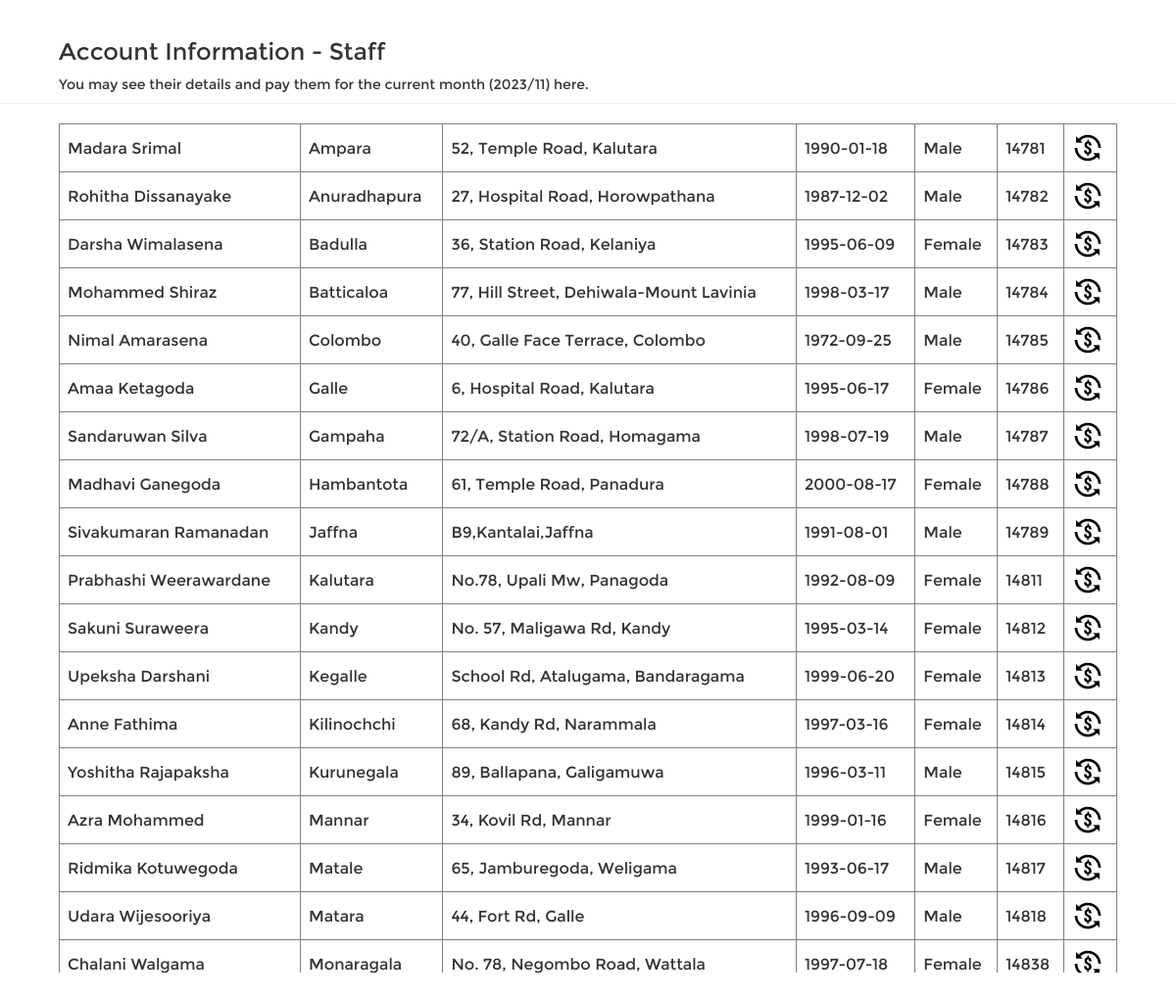
Screenshot of /manager/staff.php with the database file from the repository.
### tables this page shows
CREATE TABLE `staff` (
  `Emp_ID` int(5) NOT NULL,
  `Area` varchar(20) NOT NULL,
  KEY `Emp_ID` (`Emp_ID`),
  CONSTRAINT `staff_ibfk_2` FOREIGN KEY (`Emp_ID`) REFERENCES `employee` (`Emp_ID`) ON DELETE CASCADE,
  CONSTRAINT `staff_ibfk_3` FOREIGN KEY (`Emp_ID`) REFERENCES `employee` (`Emp_ID`) ON DELETE CASCADE
);

CREATE TABLE `employee` (
  `Emp_ID` int(5) NOT NULL AUTO_INCREMENT,
  `Password` varchar(10) NOT NULL,
  `Fname` varchar(20) NOT NULL,
  `Lname` varchar(20) NOT NULL,
  `Address` varchar(100) NOT NULL,
  `DoB` date NOT NULL,
  `Sex` varchar(7) NOT NULL,
  PRIMARY KEY (`Emp_ID`)
);

### manager/staff.php (the view, shortened to what this page needs)
<?php
$query = "SELECT EMPLOYEE.*, STAFF.*
FROM EMPLOYEE
INNER JOIN STAFF ON EMPLOYEE.Emp_ID = STAFF.Emp_ID
";
$result = filterRecord($query);
	function filterRecord($query)
	{
		include("config.php");
		$filter_result = mysqli_query($mysqli, $query);
		return $filter_result;
	}
?>
<html>
	<head>
		<link type="text/css" href="assets/css/bootstrap.min.css" rel="stylesheet">
		<link rel="stylesheet" href="https://cdnjs.cloudflare.com/ajax/libs/font-awesome/4.7.0/css/font-awesome.min.css">
</head>
<body style="background-color: hsla(0,0%,100%,0.8)">
<div class="page-header" >
<?php
include("config.php");
$current_month = date('n');
$current_year = date('Y');
?>
<h3 style="font-family: Montserrat; margin-left: 5%;">Account Information - Staff</h3>
<p3 style="font-family: Montserrat; margin-left: 5%;">You may see their details and pay them for the current month (<?php echo $current_year.'/'.$current_month; ?>) here.</p3>
</div>
<div class="body_class" >
   <div class="table_container" style="overflow-y: scroll; height:65%; width:90%; margin-left:5%;">
<?php
echo "<table border='1' ;table width='100%'>
<tr>
</tr>";
while($row = mysqli_fetch_array($result))
{
echo "<tr>";
echo "<td>" . $row['Fname'] . " " . $row['Lname'] . "</td>";
echo "<td>" . $row['Area'] . "</td>";
echo "<td>" . $row['Address'] . "</td>";
echo "<td>" . $row['DoB'] . "</td>";
echo "<td>" . $row['Sex'] . "</td>";
echo "<td>" . $row['Emp_ID'] . "</td>";
$empid = $row['Emp_ID'];
  $query = "SELECT * FROM SALARY WHERE Emp_ID = $empid AND YEAR(Date) = $current_year AND MONTH(Date) = $current_month";
  $result2 = mysqli_query($conn, $query);
  if(mysqli_num_rows($result2) == 0) {
    echo "<td><a href='pay_staff.php?Emp_ID=".$row['Emp_ID']."'><img src='./images/icons8-currency-exchange-32.png' alt='Edit'></a></td>";
  } else {
    echo "<td><img src='./images/icons8-paid-bill-32.png' alt='Edit'></a></td>";
  }
echo "</tr>";
}
echo "</table>";
?>
</div>
</div>
</body>
</html>

### manager/staff.php (style rules this page uses)
th, td { text-align: left; padding: 8px; font-family:Montserrat; }

### rows the page displays
staff: Emp_ID.Fname "Madara", Emp_ID.Lname "Srimal", Area "Ampara", Emp_ID.Address "52, Temple Road, Kalutara", Emp_ID.DoB "1990-01-18", Emp_ID.Sex "Male", Emp_ID "14781"
staff: Emp_ID.Fname "Rohitha", Emp_ID.Lname "Dissanayake", Area "Anuradhapura", Emp_ID.Address "27, Hospital Road, Horowpathana", Emp_ID.DoB "1987-12-02", Emp_ID.Sex "Male", Emp_ID "14782"
staff: Emp_ID.Fname "Darsha", Emp_ID.Lname "Wimalasena", Area "Badulla", Emp_ID.Address "36, Station Road, Kelaniya", Emp_ID.DoB "1995-06-09", Emp_ID.Sex "Female", Emp_ID "14783"
staff: Emp_ID.Fname "Mohammed", Emp_ID.Lname "Shiraz", Area "Batticaloa", Emp_ID.Address "77, Hill Street, Dehiwala-Mount Lavinia", Emp_ID.DoB "1998-03-17", Emp_ID.Sex "Male", Emp_ID "14784"
staff: Emp_ID.Fname "Nimal", Emp_ID.Lname "Amarasena", Area "Colombo", Emp_ID.Address "40, Galle Face Terrace, Colombo", Emp_ID.DoB "1972-09-25", Emp_ID.Sex "Male", Emp_ID "14785"
staff: Emp_ID.Fname "Amaa", Emp_ID.Lname "Ketagoda", Area "Galle", Emp_ID.Address "6, Hospital Road, Kalutara", Emp_ID.DoB "1995-06-17", Emp_ID.Sex "Female", Emp_ID "14786"
staff: Emp_ID.Fname "Sandaruwan", Emp_ID.Lname "Silva", Area "Gampaha", Emp_ID.Address "72/A, Station Road, Homagama", Emp_ID.DoB "1998-07-19", Emp_ID.Sex "Male", Emp_ID "14787"
staff: Emp_ID.Fname "Madhavi", Emp_ID.Lname "Ganegoda", Area "Hambantota", Emp_ID.Address "61, Temple Road, Panadura", Emp_ID.DoB "2000-08-17", Emp_ID.Sex "Female", Emp_ID "14788"
staff: Emp_ID.Fname "Sivakumaran", Emp_ID.Lname "Ramanadan", Area "Jaffna", Emp_ID.Address "B9,Kantalai,Jaffna", Emp_ID.DoB "1991-08-01", Emp_ID.Sex "Male", Emp_ID "14789"
staff: Emp_ID.Fname "Prabhashi", Emp_ID.Lname "Weerawardane", Area "Kalutara", Emp_ID.Address "No.78, Upali Mw, Panagoda", Emp_ID.DoB "1992-08-09", Emp_ID.Sex "Female", Emp_ID "14811"
staff: Emp_ID.Fname "Sakuni", Emp_ID.Lname "Suraweera", Area "Kandy", Emp_ID.Address "No. 57, Maligawa Rd, Kandy", Emp_ID.DoB "1995-03-14", Emp_ID.Sex "Female", Emp_ID "14812"
staff: Emp_ID.Fname "Upeksha", Emp_ID.Lname "Darshani", Area "Kegalle", Emp_ID.Address "School Rd, Atalugama, Bandaragama", Emp_ID.DoB "1999-06-20", Emp_ID.Sex "Female", Emp_ID "14813"
staff: Emp_ID.Fname "Anne", Emp_ID.Lname "Fathima", Area "Kilinochchi", Emp_ID.Address "68, Kandy Rd, Narammala", Emp_ID.DoB "1997-03-16", Emp_ID.Sex "Female", Emp_ID "14814"
staff: Emp_ID.Fname "Yoshitha", Emp_ID.Lname "Rajapaksha", Area "Kurunegala", Emp_ID.Address "89, Ballapana, Galigamuwa", Emp_ID.DoB "1996-03-11", Emp_ID.Sex "Male", Emp_ID "14815"
staff: Emp_ID.Fname "Azra", Emp_ID.Lname "Mohammed", Area "Mannar", Emp_ID.Address "34, Kovil Rd, Mannar", Emp_ID.DoB "1999-01-16", Emp_ID.Sex "Female", Emp_ID "14816"
staff: Emp_ID.Fname "Ridmika", Emp_ID.Lname "Kotuwegoda", Area "Matale", Emp_ID.Address "65, Jamburegoda, Weligama", Emp_ID.DoB "1993-06-17", Emp_ID.Sex "Male", Emp_ID "14817"
staff: Emp_ID.Fname "Udara", Emp_ID.Lname "Wijesooriya", Area "Matara", Emp_ID.Address "44, Fort Rd, Galle", Emp_ID.DoB "1996-09-09", Emp_ID.Sex "Male", Emp_ID "14818"
staff: Emp_ID.Fname "Chalani", Emp_ID.Lname "Walgama", Area "Monaragala", Emp_ID.Address "No. 78, Negombo Road, Wattala", Emp_ID.DoB "1997-07-18", Emp_ID.Sex "Female", Emp_ID "14838"
